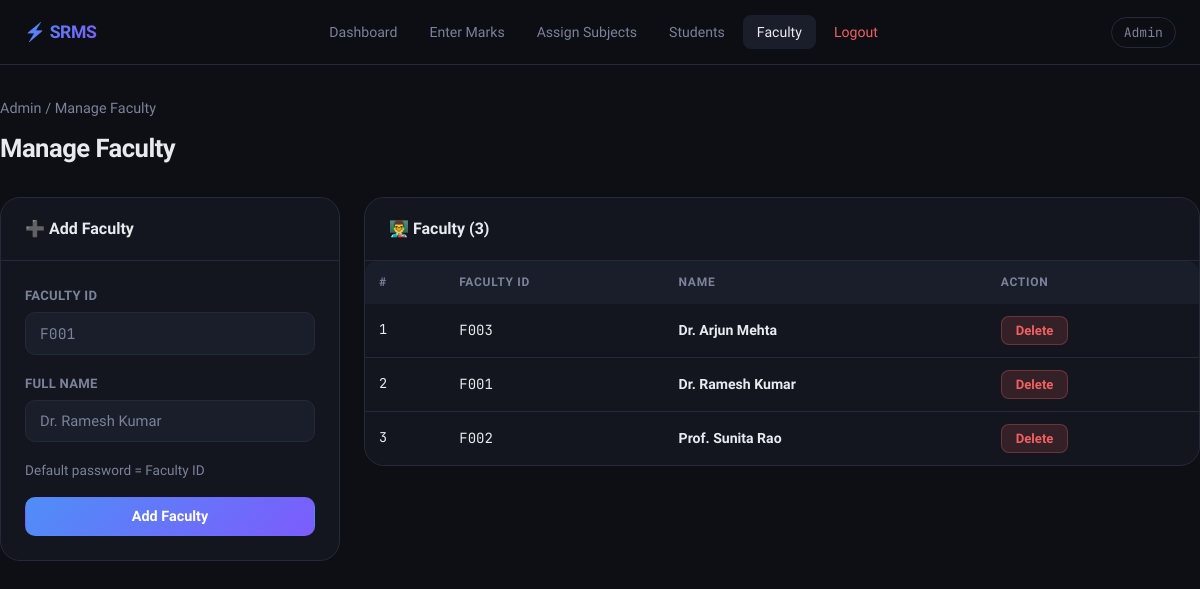
/admin/manage_faculty (signed in), run on the app's committed database.
### tables this page shows
CREATE TABLE faculty (
            faculty_id  TEXT PRIMARY KEY,
            name        TEXT NOT NULL,
            password    TEXT NOT NULL
        );

### app.py (the view, shortened to what this page needs)
@app.route('/admin/manage_faculty', methods=['GET','POST'])
@admin_required
def manage_faculty():
    con = get_db(); cur = con.cursor()
    msg = None
    faculty = _all(cur, "SELECT * FROM faculty ORDER BY name")
    con.close()
    return render_template('manage_faculty.html', faculty=faculty, msg=msg)

### app.py (called while the page is built)
def get_db():
    con = sqlite3.connect(DB_PATH)
    con.row_factory = sqlite3.Row   # rows behave like dicts
    con.execute("PRAGMA foreign_keys = ON")
    return con

def _all(cur, sql, params=()):
    return [dict(r) for r in cur.execute(sql, params).fetchall()]

def admin_required(f):
    @wraps(f)
    def d(*a, **kw):
        if session.get('role') != 'admin': return redirect(url_for('admin_login'))
        return f(*a, **kw)
    return d

### templates/manage_faculty.html (shortened to what this page needs)
{% extends 'base.html' %}
{% block nav_links %}
  <a href="{{ url_for('admin_dashboard') }}">Dashboard</a>
  <a href="{{ url_for('enter_marks') }}">Enter Marks</a>
  <a href="{{ url_for('assign_subjects') }}">Assign Subjects</a>
  <a href="{{ url_for('manage_students') }}">Students</a>
  <a href="{{ url_for('manage_faculty') }}" class="active">Faculty</a>
  <a href="{{ url_for('logout') }}" class="logout">Logout</a>
{% endblock %}
{% block content %}
<div class="container page-wrap">
  <div class="page-header">
    <p class="breadcrumb"><a href="{{ url_for('admin_dashboard') }}">Admin</a> / Manage Faculty</p>
    <h1>Manage Faculty</h1>
  </div>
  <div style="display:grid;grid-template-columns:340px 1fr;gap:24px;align-items:start;">
    <div class="card">
      <div class="card-header"><h3>➕ Add Faculty</h3></div>
      <div class="card-body">
        <form method="POST">
          <div class="form-group">
            <label>Faculty ID</label>
            <input name="faculty_id" class="form-control text-mono" placeholder="F001" required/>
          </div>
          <div class="form-group">
            <label>Full Name</label>
            <input name="name" class="form-control" placeholder="Dr. Ramesh Kumar" required/>
          </div>
          <p class="text-muted text-sm mb-16">Default password = Faculty ID</p>
          <button class="btn btn-primary btn-block">Add Faculty</button>
        </form>
      </div>
    </div>
    <div class="card">
      <div class="card-header"><h3>👨‍🏫 Faculty ({{ faculty|length }})</h3></div>
      <div class="table-wrap">
        <table>
          <thead><tr><th>#</th><th>Faculty ID</th><th>Name</th><th>Action</th></tr></thead>
          <tbody>
            {% for f in faculty %}
            <tr>
              <td class="td-num">{{ loop.index }}</td>
              <td class="text-mono">{{ f.faculty_id }}</td>
              <td><strong>{{ f.name }}</strong></td>
              <td>
                <form method="POST" style="display:inline" onsubmit="return confirm('Delete this faculty?')">
                  <button class="btn btn-danger btn-sm">Delete</button>
                </form>
              </td>
            </tr>
            {% else %}
            <tr><td colspan="4"><div class="empty-state"><span class="empty-icon">👨‍🏫</span><p>No faculty yet</p></div></td></tr>
            {% endfor %}
          </tbody>
        </table>
      </div>
    </div>
  </div>
</div>
{% endblock %}

### static/css/style.css (style rules this page uses)
:root { --bg: #0d0f14; --bg2: #13161e; --bg3: #1a1e2a; --border: #252a38; --border2: #2f3648; --text: #e8eaf0; --muted: #7b829a; --accent: #4f8ef7; --accent2: #7c5cfc; --green: #3ecf8e; --red: #f06060; --yellow: #f5c842; --orange: #f5884a; --radius: 12px; --radius-lg: 20px; --shadow: 0 4px 24px rgba(0,0,0,.5); --transition: .18s cubic-bezier(.4,0,.2,1); }
*, *::before, *::after { box-sizing: border-box; margin: 0; padding: 0; }
html { scroll-behavior: smooth; }
body { font-family: 'Sora', sans-serif; background: var(--bg); color: var(--text); min-height: 100vh; line-height: 1.6; font-size: 15px; }
a { color: var(--accent); text-decoration: none; }
.container { max-width: 1200px; margin: 0 auto; padding: 0 24px; }
.page-wrap { padding: 32px 0 64px; }
.nav-links a { color: var(--muted); font-size: .88rem; font-weight: 500; padding: 6px 14px; border-radius: 8px; transition: all var(--transition); }
.nav-links a:hover, .nav-links a.active { color: var(--text); background: var(--bg3); }
.nav-links a.logout { color: var(--red); }
.form-group { margin-bottom: 18px; }
.form-group label { display: block; font-size: .82rem; font-weight: 600; color: var(--muted); margin-bottom: 6px; letter-spacing: .02em; text-transform: uppercase; }
.form-control { width: 100%; background: var(--bg3); border: 1px solid var(--border); color: var(--text); padding: 11px 14px; border-radius: 10px; font-family: inherit; font-size: .92rem; transition: border-color var(--transition), box-shadow var(--transition); outline: none; }
.form-control::placeholder { color: var(--muted); }
.btn { display: inline-flex; align-items: center; justify-content: center; gap: 8px; padding: 10px 20px; border-radius: 10px; font-family: inherit; font-size: .9rem; font-weight: 600; cursor: pointer; border: 1px solid transparent; transition: all var(--transition); text-decoration: none; white-space: nowrap; }
.btn-primary { background: linear-gradient(135deg, var(--accent), var(--accent2)); color: #fff; border-color: transparent; }
.btn-block { width: 100%; }
.btn-sm { padding: 6px 14px; font-size: .82rem; border-radius: 8px; }
.btn-danger { background: rgba(240,96,96,.15); color: var(--red); border-color: rgba(240,96,96,.3); }
.card { background: var(--bg2); border: 1px solid var(--border); border-radius: var(--radius-lg); overflow: hidden; margin-bottom: 24px; }
.card-header { padding: 18px 24px; border-bottom: 1px solid var(--border); display: flex; align-items: center; justify-content: space-between; gap: 12px; }
.card-header h3 { font-size: 1rem; font-weight: 700; }
.card-body { padding: 24px; }
.table-wrap { overflow-x: auto; border-radius: var(--radius); }
table { width: 100%; border-collapse: collapse; font-size: .88rem; }
thead tr { background: var(--bg3); }
thead th { padding: 12px 14px; text-align: left; font-size: .75rem; text-transform: uppercase; letter-spacing: .06em; color: var(--muted); font-weight: 700; white-space: nowrap; }
tbody tr { border-bottom: 1px solid var(--border); transition: background var(--transition); }
tbody tr:last-child { border-bottom: none; }
tbody td { padding: 12px 14px; }
.td-num { font-family: 'JetBrains Mono', monospace; font-size: .85rem; }
.page-header { margin-bottom: 28px; }
.page-header h1 { font-size: 1.6rem; font-weight: 800; letter-spacing: -.02em; margin-bottom: 4px; }
.page-header p { color: var(--muted); font-size: .9rem; }
.breadcrumb { font-size: .8rem; color: var(--muted); margin-bottom: 8px; }
.breadcrumb a { color: var(--muted); }
.mb-16 { margin-bottom: 16px; }
.text-muted { color: var(--muted); }
.text-sm { font-size: .85rem; }
.text-mono { font-family: 'JetBrains Mono', monospace; }

### data on the page
faculty: faculty_id "F003", name "Dr. Arjun Mehta"
faculty: faculty_id "F001", name "Dr. Ramesh Kumar"
faculty: faculty_id "F002", name "Prof. Sunita Rao"

### other printed values
{{ session['user'] }} "Admin"
{{ faculty|length }} "3"
